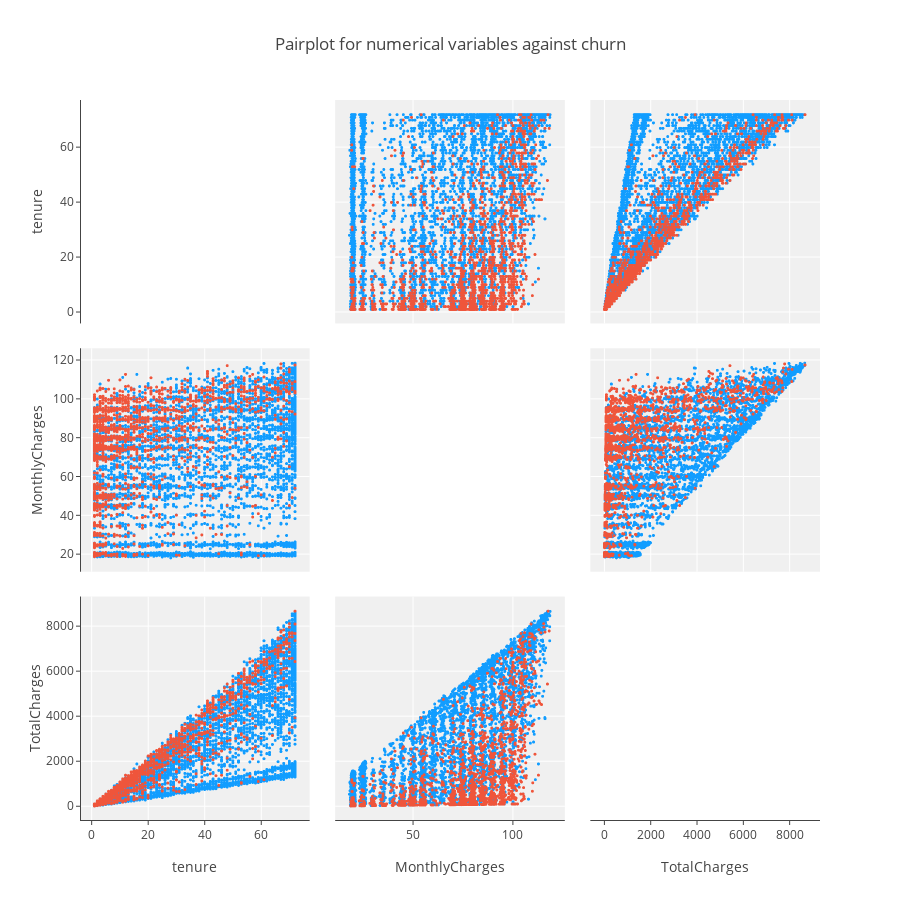

This figure's notebook cell:
### Markdown cell above
#### How pairwise numerical variables affect churn

### Code cell
sorted_df  = df.sort_values(by = "Churn" ,ascending = True)
classes = sorted_df["Churn"].unique().tolist()
classes

class_code  = {classes[k] : k for k in range(2)}
class_code

color_vals = [class_code[cl] for cl in sorted_df["Churn"]]
color_vals

pl_colorscale = pl_colorscale = [[0., '#119dff'],
                 [0.5, '#119dff'],
                 [0.5, '#ef553b'],
                 [1, '#ef553b']]

pl_colorscale

# text = [sorted_df.loc[k,"Churn"] for k in range(len(df))]
# text

trace = go.Splom(dimensions = [dict(label  = "tenure",
                                   values = sorted_df["tenure"]),
                              dict(label  = 'MonthlyCharges',
                                   values = sorted_df['MonthlyCharges']),
                              dict(label  = 'TotalCharges',
                                   values = sorted_df['TotalCharges'])],
                 marker = dict(color = color_vals,
                               colorscale = pl_colorscale,
                               size = 3,
                               showscale = False,
                               line = dict(width = .1,
                                           color='rgb(230,230,230)'
                                          )
                              ),
                 diagonal = dict(visible=False)
                )


axis = dict(showline  = True,
            zeroline  = False,
            gridcolor = "#fff",
            ticklen   = 4
           )

layout = go.Layout(dict(title  =  "Pairplot for numerical variables against churn",
                        autosize = False,
                        height = 900,
                        width  = 900,
                        dragmode = "select",
                        hovermode = "closest",
                        plot_bgcolor  = 'rgba(240,240,240, 0.95)',
                        xaxis1 = dict(axis),
                        yaxis1 = dict(axis),
                        xaxis2 = dict(axis),
                        yaxis2 = dict(axis),
                        xaxis3 = dict(axis),
                        yaxis3 = dict(axis),
                       )
                  )
data   = [trace]
fig = go.Figure(data = data,layout = layout )
py.iplot(fig)

### Figure 1 — Plotly figure (JSON) as saved in the notebook; plotly's stock layout.template omitted (floating-point values rounded to 4 significant figures; data arrays with more than 128 entries replaced by an {"elided": "..."} marker saying what was removed)
{"data": [{"diagonal": {"visible": false}, "dimensions": [{"label": "tenure", "values": {"elided": "7032 int values"}}, {"label": "MonthlyCharges", "values": {"elided": "7032 float values"}}, {"label": "TotalCharges", "values": {"elided": "7032 float values"}}], "marker": {"color": {"elided": "7032 int values"}, "colorscale": [[0, "#119dff"], [0.5, "#119dff"], [0.5, "#ef553b"], [1, "#ef553b"]], "line": {"color": "rgb(230,230,230)", "width": 0.1}, "showscale": false, "size": 3}, "type": "splom", "uid": "ffe75f86-c7c9-11e8-abaa-d76a29fe1fd7"}], "layout": {"autosize": false, "dragmode": "select", "height": 900, "hovermode": "closest", "plot_bgcolor": "rgba(240,240,240, 0.95)", "title": "Pairplot for numerical variables against churn", "width": 900, "xaxis": {"gridcolor": "#fff", "showline": true, "ticklen": 4, "zeroline": false}, "xaxis2": {"gridcolor": "#fff", "showline": true, "ticklen": 4, "zeroline": false}, "xaxis3": {"gridcolor": "#fff", "showline": true, "ticklen": 4, "zeroline": false}, "yaxis": {"gridcolor": "#fff", "showline": true, "ticklen": 4, "zeroline": false}, "yaxis2": {"gridcolor": "#fff", "showline": true, "ticklen": 4, "zeroline": false}, "yaxis3": {"gridcolor": "#fff", "showline": true, "ticklen": 4, "zeroline": false}}}
